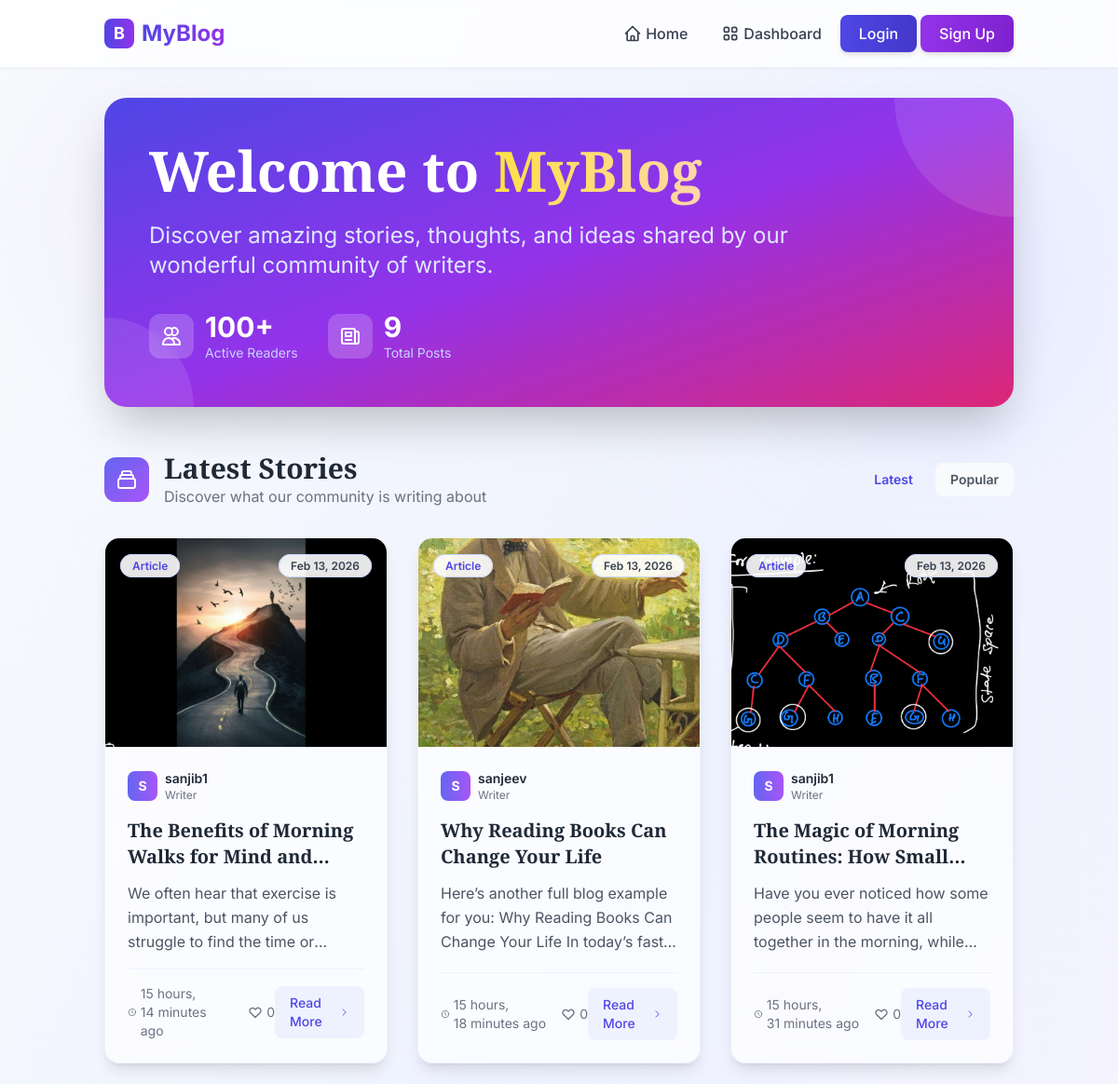
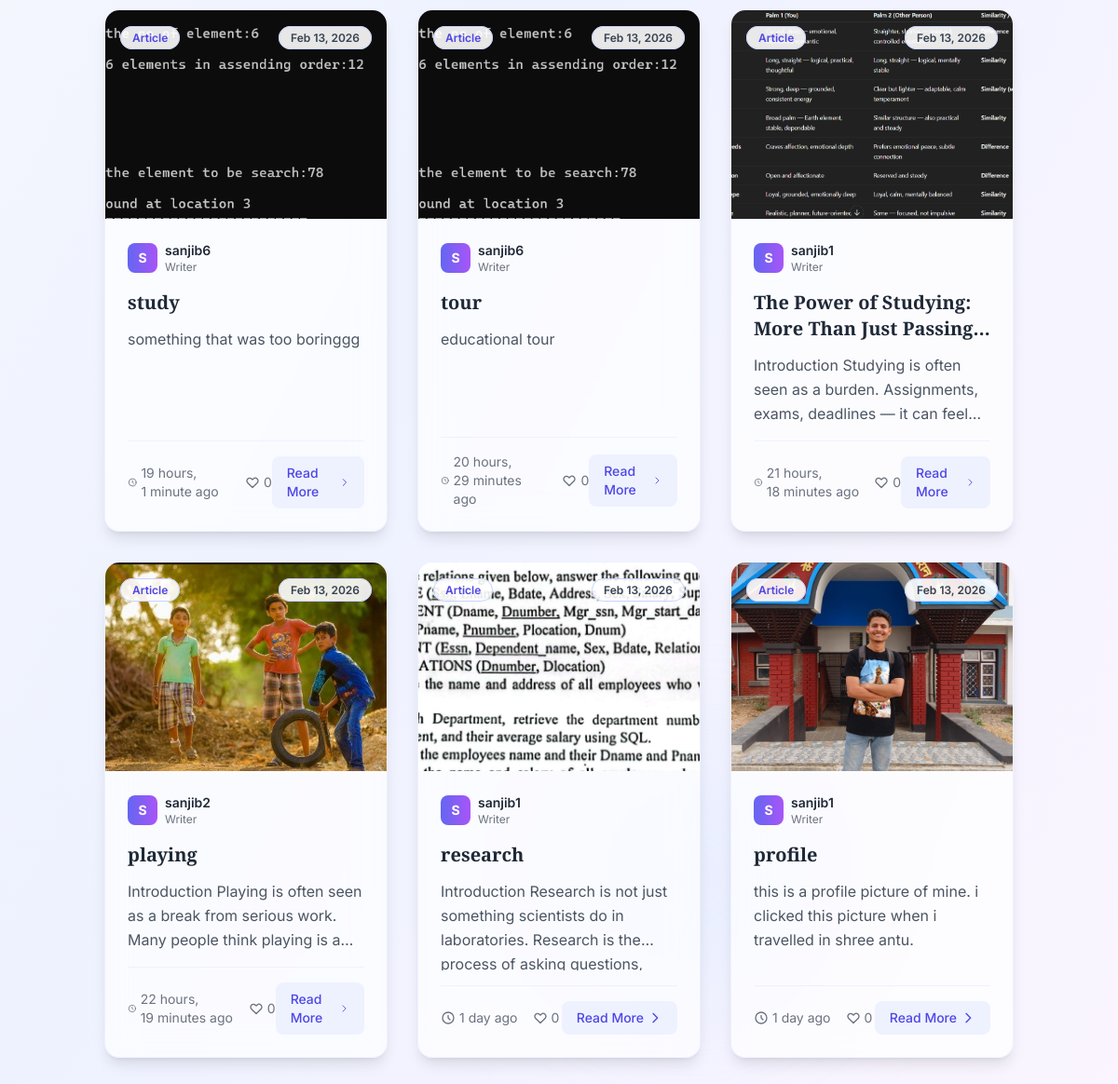
The page / on the database its author committed (2 pictures, top to bottom).
### posts/models.py (models this page shows, shortened)
class Post(models.Model):
    author=models.ForeignKey(User,on_delete=models.CASCADE,null=True,blank=True)
    title=models.CharField(max_length=200)
    content=models.TextField()
    image=models.ImageField(upload_to='post_images/',null=True,blank=True)
    is_deleted=models.BooleanField(default=False)
    created_at=models.DateTimeField(auto_now_add=True)

### posts/views.py (the view)
# urls.py: path('',views.home_view,name='home')
def home_view(request):
    posts=Post.objects.filter(is_deleted=False).order_by('-created_at')
    context={
        'posts':posts
    }
    return render(request,'posts/home.html',context=context)

### templates/posts/home.html (shortened to what this page needs)
{% extends "posts/base.html" %}
{% load static %}
{% block child_block %}
<div class="space-y-12">
    <div class="bg-gradient-to-br from-indigo-600 via-purple-600 to-pink-600 rounded-3xl shadow-2xl p-12 text-white relative overflow-hidden">
        <div class="absolute top-0 right-0 w-64 h-64 bg-white/10 rounded-full -translate-y-32 translate-x-32"></div>
        <div class="absolute bottom-0 left-0 w-48 h-48 bg-white/10 rounded-full translate-y-24 -translate-x-24"></div>
        <div class="relative z-10 max-w-3xl">
            <h1 class="text-5xl md:text-6xl font-bold font-playfair mb-6 leading-tight">
                Welcome to
                <span class="bg-gradient-to-r from-yellow-300 to-orange-200 bg-clip-text text-transparent">MyBlog</span>
            </h1>
            <p class="text-xl md:text-2xl text-indigo-100 mb-8 leading-relaxed">
                Discover amazing stories, thoughts, and ideas shared by our wonderful community of writers.
            </p>
            <div class="flex items-center space-x-8">
                <div class="flex items-center space-x-3">
                    <div class="w-12 h-12 bg-white/20 rounded-xl backdrop-blur flex items-center justify-center">
                        <svg xmlns="http://www.w3.org/2000/svg" class="h-6 w-6" fill="none" viewBox="0 0 24 24" stroke="currentColor">
                            <path stroke-linecap="round" stroke-linejoin="round" stroke-width="2" d="M12 4.354a4 4 0 110 5.292M15 21H3v-1a6 6 0 0112 0v1zm0 0h6v-1a6 6 0 00-9-5.197M13 7a4 4 0 11-8 0 4 4 0 018 0z" />
                        </svg>
                    </div>
                    <div>
                        <p class="text-3xl font-bold">{{ total_users|default:"100+" }}</p>
                        <p class="text-indigo-200 text-sm">Active Readers</p>
                    </div>
                </div>
                <div class="flex items-center space-x-3">
                    <div class="w-12 h-12 bg-white/20 rounded-xl backdrop-blur flex items-center justify-center">
                    </div>
                    <div>
                        <p class="text-3xl font-bold">{{ posts|length }}</p>
                        <p class="text-indigo-200 text-sm">Total Posts</p>
                    </div>
                </div>
            </div>
        </div>
    </div>
    <div class="space-y-8">
        <div class="flex items-center justify-between">
            <div class="flex items-center space-x-4">
                <div class="w-12 h-12 bg-gradient-to-br from-indigo-500 to-purple-500 rounded-xl flex items-center justify-center">
                </div>
                <div>
                    <h2 class="text-3xl font-bold font-playfair text-gray-800">Latest Stories</h2>
                    <p class="text-gray-500">Discover what our community is writing about</p>
                </div>
            </div>
            <div class="flex space-x-2">
                <a href="?sort=latest" class="px-4 py-2 bg-indigo-50 text-indigo-600 rounded-lg text-sm font-semibold hover:bg-indigo-100 transition-all duration-300 inline-block">
                    Latest
                </a>
                <a href="?sort=popular" class="px-4 py-2 bg-gray-50 text-gray-600 rounded-lg text-sm font-semibold hover:bg-gray-100 transition-all duration-300 inline-block">
                    Popular
                </a>
            </div>
        </div>
        {% if posts %}
            <div class="grid grid-cols-1 md:grid-cols-2 lg:grid-cols-3 gap-8">
                {% for post in posts %}
                    <article class="group bg-white/70 backdrop-blur-lg rounded-2xl shadow-lg hover:shadow-2xl transition-all duration-500 border border-indigo-100/50 overflow-hidden flex flex-col h-full">
                        {% if post.image %}
                            <div class="relative h-56 overflow-hidden">
                                <img src="{{ post.image.url }}"
                                     alt="{{ post.title }}"
                                     class="w-full h-full object-cover group-hover:scale-110 transition-transform duration-700">
                                <div class="absolute top-4 left-4">
                                    <span class="px-3 py-1 bg-white/90 backdrop-blur rounded-full text-xs font-semibold text-indigo-600 border border-indigo-200">
                                        {{ post.category|default:"Article" }}
                                    </span>
                                </div>
                                <div class="absolute top-4 right-4">
                                    <span class="px-3 py-1 bg-white/90 backdrop-blur rounded-full text-xs font-semibold text-gray-700 border border-indigo-200">
                                        {{ post.created_at|date:"M d, Y" }}
                                    </span>
                                </div>
                            </div>
                        {% endif %}
                        <div class="p-6 flex-1 flex flex-col">
                            <div class="flex items-center space-x-2 mb-4">
                                <div class="w-8 h-8 bg-gradient-to-r from-indigo-500 to-purple-500 rounded-lg flex items-center justify-center">
                                    <span class="text-white text-sm font-bold">{{ post.author.username|first|upper }}</span>
                                </div>
                                <div>
                                    <p class="text-sm font-semibold text-gray-800">{{ post.author.username }}</p>
                                    <p class="text-xs text-gray-500">{{ post.author.bio|default:"Writer"|truncatechars:20 }}</p>
                                </div>
                            </div>
                            <h3 class="text-xl font-bold font-playfair text-gray-800 mb-3 group-hover:text-indigo-600 transition-colors duration-300 line-clamp-2">
                                <a href="{% url 'post_detail' post.id %}" class="hover:underline">
                                    {{ post.title }}
                                </a>
                            </h3>
                            <p class="text-gray-600 mb-4 line-clamp-3 leading-relaxed flex-1">
                                {{ post.content|truncatechars:150 }}
                            </p>
                            <div class="flex items-center justify-between pt-4 border-t border-indigo-100/50 mt-auto">
                                <div class="flex items-center space-x-4 text-sm text-gray-500">
                                    <span class="flex items-center space-x-1">
                                        <svg xmlns="http://www.w3.org/2000/svg" class="h-4 w-4" fill="none" viewBox="0 0 24 24" stroke="currentColor">
                                            <path stroke-linecap="round" stroke-linejoin="round" stroke-width="2" d="M12 8v4l3 3m6-3a9 9 0 11-18 0 9 9 0 0118 0z" />
                                        </svg>
                                        <span>{{ post.created_at|timesince }} ago</span>
                                    </span>
                                    <span class="flex items-center space-x-1">
                                        <svg xmlns="http://www.w3.org/2000/svg" class="h-4 w-4" fill="none" viewBox="0 0 24 24" stroke="currentColor">
                                            <path stroke-linecap="round" stroke-linejoin="round" stroke-width="2" d="M4.318 6.318a4.5 4.5 0 000 6.364L12 20.364l7.682-7.682a4.5 4.5 0 00-6.364-6.364L12 7.636l-1.318-1.318a4.5 4.5 0 00-6.364 0z" />
                                        </svg>
                                        <span>{{ post.likes_count|default:"0" }}</span>
                                    </span>
                                </div>
                                <a href="{% url 'post_detail' post.id %}"
                                   class="px-4 py-2 text-indigo-600 hover:text-white bg-indigo-50 hover:bg-gradient-to-r hover:from-indigo-600 hover:to-purple-600 rounded-lg transition-all duration-300 font-medium text-sm inline-flex items-center space-x-1 group/btn">
                                    <span>Read More</span>
                                    <svg xmlns="http://www.w3.org/2000/svg" class="h-4 w-4 group-hover/btn:translate-x-1 transition-transform" fill="none" viewBox="0 0 24 24" stroke="currentColor">
                                        <path stroke-linecap="round" stroke-linejoin="round" stroke-width="2" d="M9 5l7 7-7 7" />
                                    </svg>
                                </a>
                            </div>
                        </div>
                    </article>
                {% endfor %}
            </div>
        {% endif %}
    </div>
</div>
{% endblock %}

### templates/posts/base.html (style rules this page uses)
body { font-family: 'Inter', sans-serif; }
h1, h2, h3, h4, h5, h6 { font-family: 'Playfair Display', serif; }

### templates/posts/home.html (style rules this page uses)
.font-playfair { font-family: 'Playfair Display', serif; }
.line-clamp-2 { display: -webkit-box; -webkit-line-clamp: 2; -webkit-box-orient: vertical; overflow: hidden; }
.line-clamp-3 { display: -webkit-box; -webkit-line-clamp: 3; -webkit-box-orient: vertical; overflow: hidden; }
html { scroll-behavior: smooth; }
a, button { cursor: pointer; }

### rows shown on the page
Post: image (picture), category "Article", created_at "Feb 13, 2026", author.username|first "S", author.username "sanjib1", author.bio "Writer", title "The Benefits of Morning Walks for Mind…", content "We often hear that exercise is important, but many of us struggle to find the time…", created_at "15 hours, 14 minutes", likes_count "0"
Post: image (picture), category "Article", created_at "Feb 13, 2026", author.username|first "S", author.username "sanjeev", author.bio "Writer", title "Why Reading Books Can Change Your Life", content "Here’s another full blog example for you: Why Reading Books Can Change Your Life In…", created_at "15 hours, 18 minutes", likes_count "0"
Post: image (picture), category "Article", created_at "Feb 13, 2026", author.username|first "S", author.username "sanjib1", author.bio "Writer", title "The Magic of Morning Routines: How…", content "Have you ever noticed how some people seem to have it all together in the morning,…", created_at "15 hours, 31 minutes", likes_count "0"
Post: image (picture), category "Article", created_at "Feb 13, 2026", author.username|first "S", author.username "sanjib6", author.bio "Writer", title "study", content "something that was too boringgg", created_at "19 hours, 1 minute", likes_count "0"
Post: image (picture), category "Article", created_at "Feb 13, 2026", author.username|first "S", author.username "sanjib6", author.bio "Writer", title "tour", content "educational tour", created_at "20 hours, 29 minutes", likes_count "0"
Post: image (picture), category "Article", created_at "Feb 13, 2026", author.username|first "S", author.username "sanjib1", author.bio "Writer", title "The Power of Studying: More Than Just…", content "Introduction Studying is often seen as a burden. Assignments, exams, deadlines — it can…", created_at "21 hours, 18 minutes", likes_count "0"
Post: image (picture), category "Article", created_at "Feb 13, 2026", author.username|first "S", author.username "sanjib2", author.bio "Writer", title "playing", content "Introduction Playing is often seen as a break from serious work. Many people think playing is…", created_at "22 hours, 19 minutes", likes_count "0"
Post: image (picture), category "Article", created_at "Feb 13, 2026", author.username|first "S", author.username "sanjib1", author.bio "Writer", title "research", content "Introduction Research is not just something scientists do in laboratories. Research is the process of asking…", created_at "1 day", likes_count "0"
Post: image (picture), category "Article", created_at "Feb 13, 2026", author.username|first "S", author.username "sanjib1", author.bio "Writer", title "profile", content "this is a profile picture of mine. i clicked this picture when i travelled in shree antu.", created_at "1 day", likes_count "0"

### other values the page prints
{{ total_users|default:"100+" }} "100+"
{{ posts|length }} "9"
